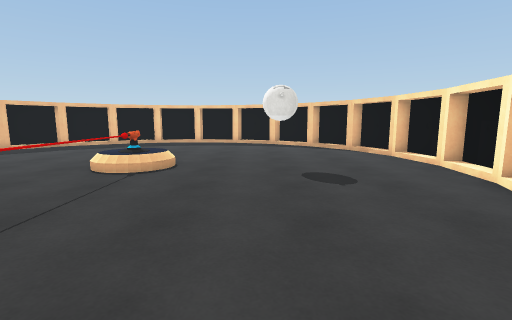
View 1 (above)

12 first-person views from a walk through a scene from a Unity 3-D project. The camera is 1.3 m above the floor, tilts 8° down and sees 85° across. The floor is counted in squares, 1 m on a side. Each view is taken from the middle of a square. On the plan, view 1 faces up. The plan holds only what a view shows up to about 13 squares ahead; the rest is blank. Surface patterns are stand-ins for the level's own textures.

View 2
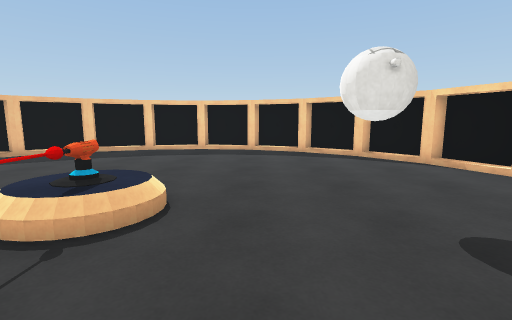

View 3
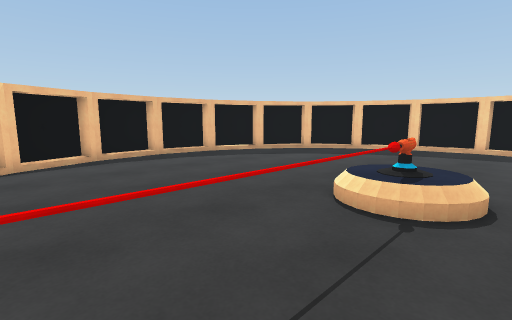

View 4
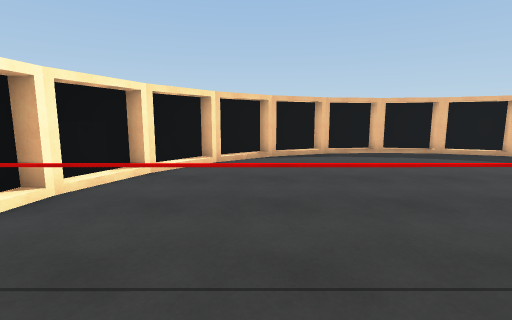

View 5
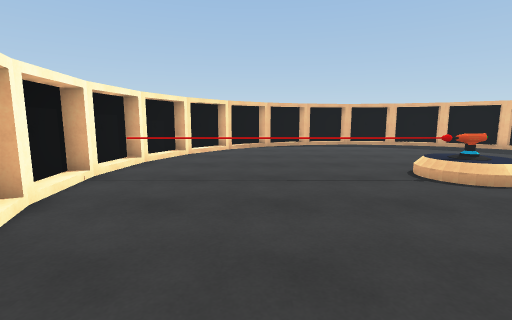

View 6
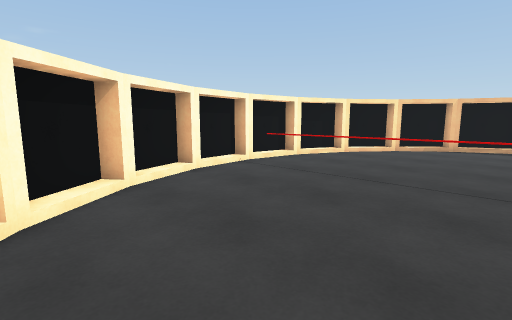

View 7
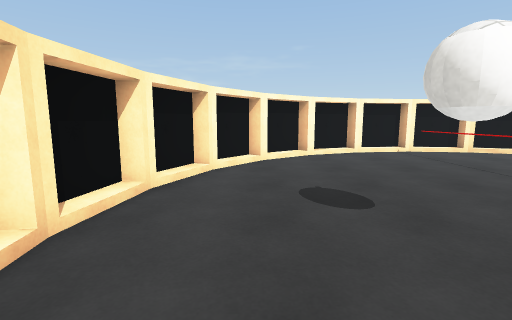

View 8
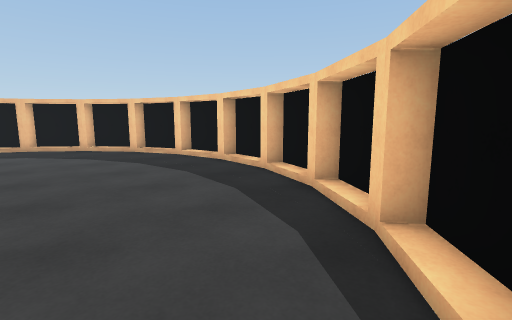

View 9
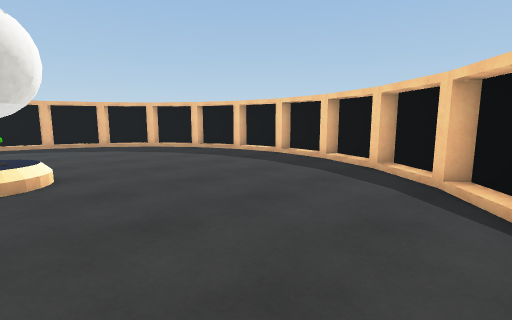

View 10
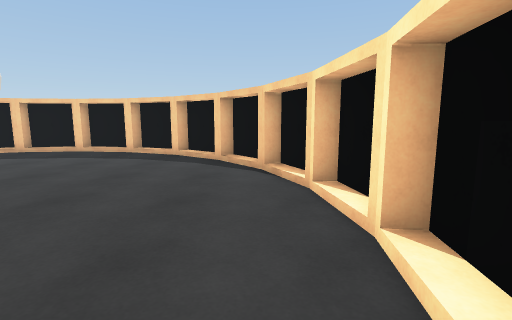

View 11
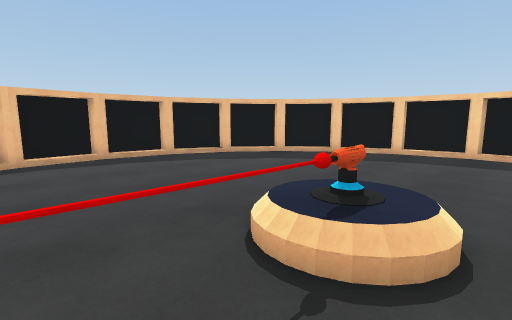

View 12
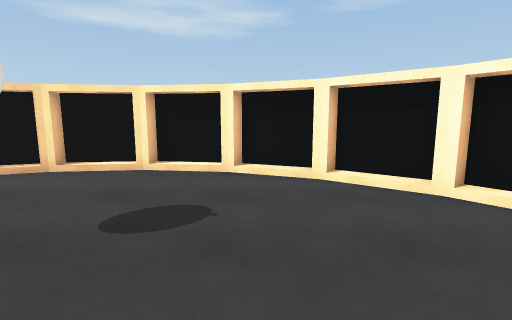

### Floor plan
Key: @ floor where view 1 was taken; # wall or solid block; . main floor; : floor 0.25 m higher than the main floor; / step, stairs or slope; = window, fence, low wall or low ledge; O other object.
Columns run from 13 left of view 1 to 6 right of it. Each row starts with its distance up from view 1.
 17      ##########
 16    ###........###
 15    #/........../#
 14  ###............###
 13  #:..............:#
 12  #/............../#
 11  #................#
 10 ##................##
  9 #..................#
  8 #........OO..OO....#
  7 #.........#........#
  6 ##........#.......##
  5 ##........#.......##
  4  #/.......#....../#
  3  #:.......#......:#
  2  ###......#.....###
  1    #/.....#..../#
  0    ###....=..@###
 -1      ##########

Positions as (right, up) in squares from view 1, and headings:
1: (0, 0), facing up
2: (-1, 4), facing up
3: (-2, 3), facing up-left
4: (-1, 3), facing left
5: (3, 3), facing left
6: (3, 6), facing down-left
7: (3, 11), facing down
8: (4, 11), facing up-left
9: (4, 8), facing up-left
10: (4, 5), facing up
11: (-2, 5), facing up-left
12: (-2, 5), facing right
